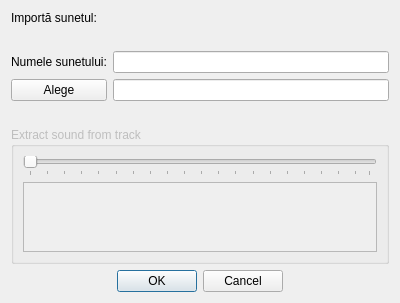
<?xml version="1.0" encoding="UTF-8"?>
<ui version="4.0">
 <class>confSoundDialog</class>
 <widget class="QDialog" name="confSoundDialog">
  <property name="geometry">
   <rect>
    <x>0</x>
    <y>0</y>
    <width>400</width>
    <height>302</height>
   </rect>
  </property>
  <property name="cursor">
   <cursorShape>ArrowCursor</cursorShape>
  </property>
  <property name="windowTitle">
   <string>Dialog</string>
  </property>
  <layout class="QVBoxLayout" name="verticalLayout_2">
   <item>
    <layout class="QGridLayout" name="gridLayout">
     <item row="0" column="0" colspan="2">
      <widget class="QLabel" name="label">
       <property name="text">
        <string>Importă sunetul:</string>
       </property>
      </widget>
     </item>
     <item row="3" column="1">
      <widget class="QLineEdit" name="soundNameEdit"/>
     </item>
     <item row="1" column="0">
      <spacer name="verticalSpacer_2">
       <property name="orientation">
        <enum>Qt::Vertical</enum>
       </property>
       <property name="sizeType">
        <enum>QSizePolicy::Fixed</enum>
       </property>
       <property name="sizeHint" stdset="0">
        <size>
         <width>20</width>
         <height>20</height>
        </size>
       </property>
      </spacer>
     </item>
     <item row="3" column="0">
      <widget class="QLabel" name="label_2">
       <property name="text">
        <string>Numele sunetului:</string>
       </property>
      </widget>
     </item>
     <item row="4" column="0">
      <widget class="QPushButton" name="chooseFileButton">
       <property name="text">
        <string>Alege</string>
       </property>
      </widget>
     </item>
     <item row="4" column="1">
      <widget class="QLineEdit" name="fileNameEdit">
       <property name="cursor">
        <cursorShape>IBeamCursor</cursorShape>
       </property>
       <property name="readOnly">
        <bool>true</bool>
       </property>
      </widget>
     </item>
    </layout>
   </item>
   <item>
    <spacer name="verticalSpacer">
     <property name="orientation">
      <enum>Qt::Vertical</enum>
     </property>
     <property name="sizeType">
      <enum>QSizePolicy::Fixed</enum>
     </property>
     <property name="sizeHint" stdset="0">
      <size>
       <width>20</width>
       <height>20</height>
      </size>
     </property>
    </spacer>
   </item>
   <item>
    <widget class="QGroupBox" name="groupBox">
     <property name="enabled">
      <bool>false</bool>
     </property>
     <property name="title">
      <string>Extract sound from track</string>
     </property>
     <layout class="QVBoxLayout" name="verticalLayout">
      <item>
       <widget class="QSlider" name="horizontalSlider">
        <property name="enabled">
         <bool>false</bool>
        </property>
        <property name="cursor">
         <cursorShape>SizeHorCursor</cursorShape>
        </property>
        <property name="singleStep">
         <number>0</number>
        </property>
        <property name="pageStep">
         <number>5</number>
        </property>
        <property name="orientation">
         <enum>Qt::Horizontal</enum>
        </property>
        <property name="tickPosition">
         <enum>QSlider::TicksBelow</enum>
        </property>
       </widget>
      </item>
      <item>
       <widget class="QGraphicsView" name="graphicsView"/>
      </item>
     </layout>
    </widget>
   </item>
   <item>
    <widget class="QDialogButtonBox" name="buttonBox">
     <property name="standardButtons">
      <set>QDialogButtonBox::Cancel|QDialogButtonBox::Ok</set>
     </property>
     <property name="centerButtons">
      <bool>true</bool>
     </property>
    </widget>
   </item>
  </layout>
 </widget>
 <tabstops>
  <tabstop>soundNameEdit</tabstop>
  <tabstop>chooseFileButton</tabstop>
  <tabstop>fileNameEdit</tabstop>
  <tabstop>horizontalSlider</tabstop>
  <tabstop>graphicsView</tabstop>
  <tabstop>buttonBox</tabstop>
 </tabstops>
 <resources/>
 <connections>
  <connection>
   <sender>buttonBox</sender>
   <signal>rejected()</signal>
   <receiver>confSoundDialog</receiver>
   <slot>close()</slot>
   <hints>
    <hint type="sourcelabel">
     <x>199</x>
     <y>277</y>
    </hint>
    <hint type="destinationlabel">
     <x>199</x>
     <y>149</y>
    </hint>
   </hints>
  </connection>
  <connection>
   <sender>buttonBox</sender>
   <signal>accepted()</signal>
   <receiver>confSoundDialog</receiver>
   <slot>accept()</slot>
   <hints>
    <hint type="sourcelabel">
     <x>199</x>
     <y>277</y>
    </hint>
    <hint type="destinationlabel">
     <x>199</x>
     <y>149</y>
    </hint>
   </hints>
  </connection>
 </connections>
</ui>
